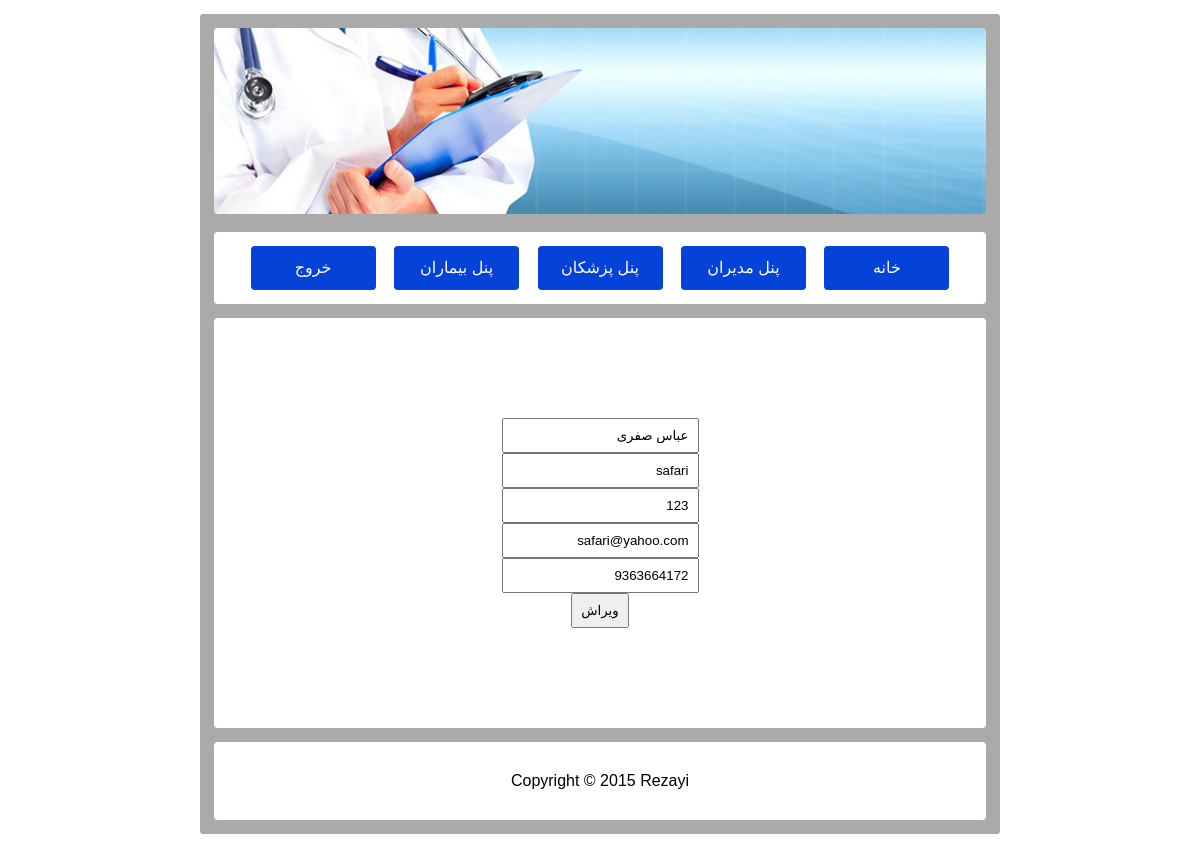
Page /patient_edit.php (signed in) on the committed database.
### tables this page shows
CREATE TABLE IF NOT EXISTS `patients` (
  `id` int(11) NOT NULL AUTO_INCREMENT,
  `name` varchar(20) NOT NULL,
  `username` varchar(20) NOT NULL,
  `password` varchar(20) NOT NULL,
  `email` varchar(20) NOT NULL,
  `telephone` bigint(20) NOT NULL,
  PRIMARY KEY (`id`),
  UNIQUE KEY `id` (`id`)
);

### src/patient_edit.php (the view, shortened to what this page needs)
<?php
include "_header.php";
include "_conn.php";
$patient_id = $_SESSION['patient_id'];
$sql = "
    SELECT
        name,
        username,
        password,
        email,
        telephone
    FROM
        patients
    WHERE
        id = $patient_id";
$res = $db->query($sql);
$res = $res->fetch();
?>
<form>
    <input name="name" type="text" value="<?php echo $res['name'] ?>" placeholder="نام" >
    <input name="user" type="text" value="<?php echo $res['username'] ?>" placeholder="نام کاربری" >
    <input name="pass" type="text" value="<?php echo $res['password'] ?>" placeholder="گذرواژه" >
    <input name="email" type="text" value="<?php echo $res['email'] ?>" placeholder="ایمیل" >
    <input name="tele" type="text" value="<?php echo $res['telephone'] ?>" placeholder="تلفن" >
    <input name="submit" type="submit"  value="ویراش" >
</form>
<?php include "_footer.php"; ?>

### src/_header.php (style rules this page uses)
body { background-color: #fff; font-family: Tahoma, Geneva, sans-serif; text-align: center; }
input { display: block; margin-left: auto; margin-right: auto; padding: 8px; }

### rows in the picture
patients: name "عباس صفری", user "safari", pass "123", email "safari@yahoo.com", tele "9363664172"
